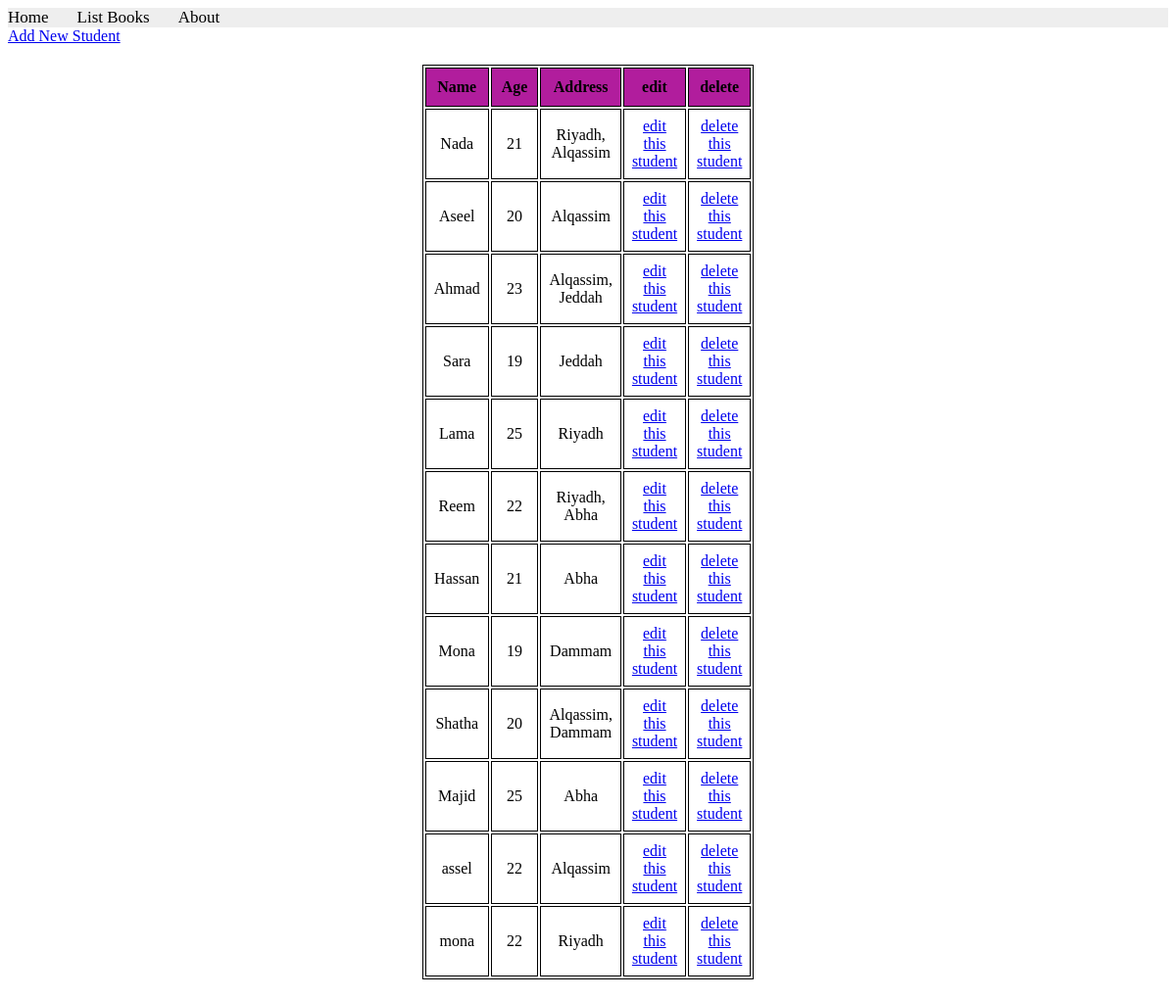
Screenshot of /books/students/list2/ with the database file from the repository.
### apps/bookmodule/models.py (models this page shows, shortened)
class Student33(models.Model):
    name = models.CharField(max_length = 50)
    age = models.IntegerField()
    address = models.ManyToManyField(Address33)

class Address33(models.Model):
    city = models.CharField(max_length = 50)

### apps/bookmodule/views.py (the view)
# urls.py: path('students/list2/', views.list_students2, name="list_students2"),
def list_students2(request):
    students = Student33.objects.all()
    return render(request, 'bookmodule/list_students2.html', {'students':students})

### apps/templates/bookmodule/list_students2.html (shortened to what this page needs)
{% extends "layouts/base.html" %}
{% load static %}
{% block content %}
<a href="{% url 'add_student2' %}">Add New Student</a>
<br/>
<table>
    <tr>
        <th>Name</th>
        <th>Age</th>
        <th>Address</th>
        <th>edit</th>
        <th>delete</th>
    </tr>
    {% for student in students %}
    <tr>
        <td>{{ student.name }}</td>
        <td>{{ student.age }}</td>
        <td>
            {% for addr in student.address.all %}
                {{ addr.city }}{% if not forloop.last %}, {% endif %}
            {% endfor %}
        </td>
        <td><a href="{% url 'edit_student2' student.id %}">edit this student</a></td>
        <td><a href="{% url 'delete_student2' student.id %}">delete this student</a></td>
    </tr>
    {% endfor %}
</table>
{% endblock content %}

### apps/templates/bookmodule/list_students2.html (style rules this page uses)
table { width: 20%; margin: 20px auto; font-size: 1em; font-family: Times New Roman; text-align: center; }
table, th, td { border: 1px solid black; }
th { background-color: rgb(177, 29, 157); padding: 10px; font-weight: bold; }
td { padding: 8px; }

### rows the page displays
Student33: name "Nada", age "21"
Address33: city "Riyadh"
Address33: city "Alqassim"
Student33: name "Aseel", age "20"
Student33: name "Ahmad", age "23"
Address33: city "Jeddah"
Student33: name "Sara", age "19"
Student33: name "Lama", age "25"
Student33: name "Reem", age "22"
Address33: city "Abha"
Student33: name "Hassan", age "21"
Student33: name "Mona", age "19"
Address33: city "Dammam"
Student33: name "Shatha", age "20"
Student33: name "Majid", age "25"
Student33: name "assel", age "22"
Student33: name "mona", age "22"
